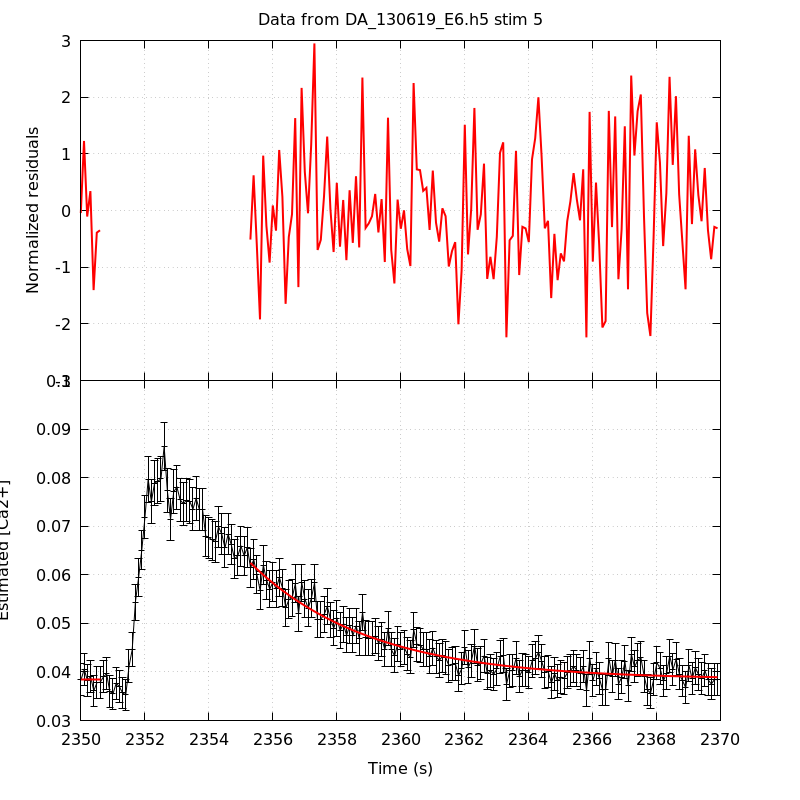

This figure's gnuplot source:
unset key
set grid
set multiplot title 'Data from DA_130619_E6.h5 stim 5' noenhanced layout 2,1 margins 0.1,0.9,0.1,0.95 spacing 0,0
set ylabel 'Normalized residuals'
set xtics format ''
plot 'DA_130619_E6_aba_RatioFit_s5' using 1:4 with lines linecolor rgb 'red' linewidth 2
set format x '%g'
set xlabel 'Time (s)'
set ylabel 'Estimated [Ca2+]'
plot 'DA_130619_E6_aba_CaRatio_s5' using 1:2:($3*1.96) with yerrorlines \
     linecolor rgb 'black' linewidth 1,                \
     'DA_130619_E6_aba_RatioFit_s5' using 1:3 with lines linecolor rgb 'red'\
     linewidth 2
unset multiplot
